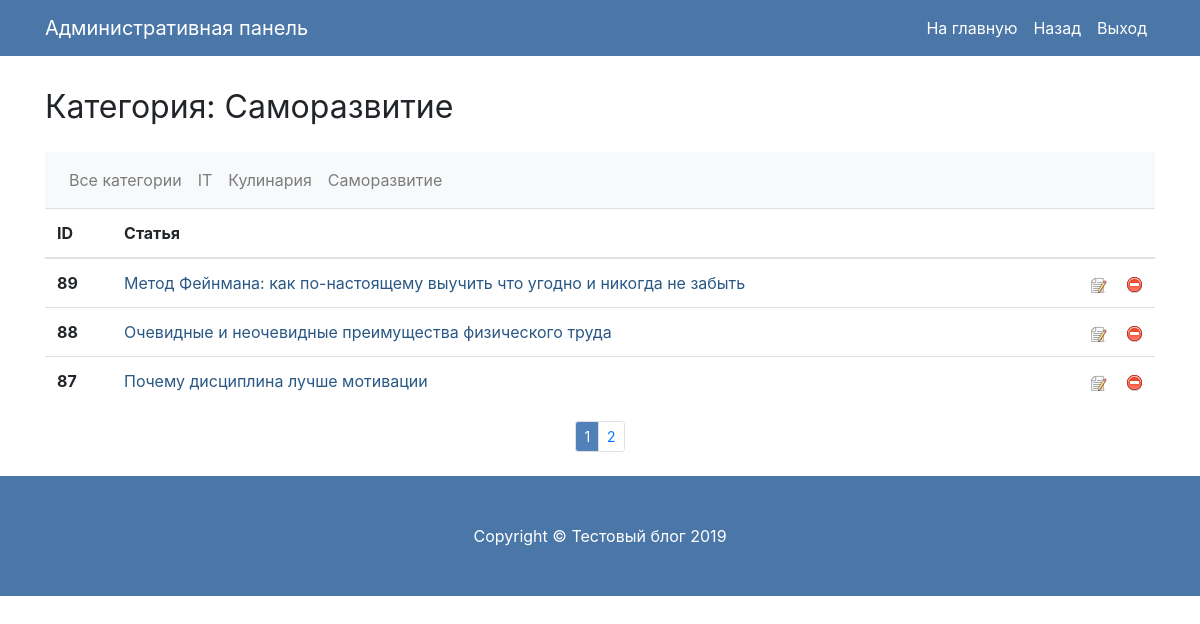
The app's page /app/admin/category.php?id=8 (signed in) with its own data.
### tables this page shows
CREATE TABLE `category` (
  `id` int(11) NOT NULL,
  `title` varchar(100) NOT NULL
);

CREATE TABLE `posts` (
  `id` int(11) NOT NULL,
  `title` varchar(255) NOT NULL,
  `text` text NOT NULL,
  `datetime` datetime NOT NULL DEFAULT current_timestamp(),
  `image` varchar(300) NOT NULL,
  `category_id` int(11) NOT NULL DEFAULT 0
);

### function/function.php (called while the page is built, shortened)
<?php
require_once __DIR__ . '/../database/connect.php';
function get_category($connect){
	$sql = "SELECT * FROM category";
	$result = mysqli_query($connect, $sql);
	$categories = mysqli_fetch_all($result, MYSQLI_ASSOC);
	return $categories;
}
function get_category_title($category_id){
	global $connect;
	$category_id = mysqli_real_escape_string($connect, $category_id);
	$sql = 'SELECT title FROM category WHERE id = "'.$category_id.'"';
	$result = mysqli_query($connect, $sql);
	$category = mysqli_fetch_assoc($result);
	return $category['title'];
}
?>

### ads/admin/ads_category.php (called while the page is built, shortened)
<?php
$categories = get_category($connect);
$category_id = (int)$_GET['id'];
if(isset($_GET['page'])){
	$page = (int)$_GET['page'];
} else {
	$page = 1;
}
	$notesOnPage = 3;
	$from = ($page - 1) * $notesOnPage;
	$category_id = mysqli_real_escape_string($connect, $category_id);
	$sql = "SELECT * FROM posts WHERE category_id = ".$category_id." ORDER BY id DESC LIMIT $from, $notesOnPage";
	$result = mysqli_query($connect, $sql);
	$posts = mysqli_fetch_all($result, MYSQLI_ASSOC);
	$sql = "SELECT COUNT(*) as count FROM posts WHERE category_id = ".$category_id;
	$result = mysqli_query($connect, $sql);
	$count = mysqli_fetch_assoc($result)['count'];
	$pagesCount = ceil($count / $notesOnPage);
	?>

### app/admin/category.php (the view, shortened to what this page needs)
<?php
require_once '../../database/connect.php';
require_once '../../function/function.php';
require_once '../../ads/admin/ads_category.php';
?>
<!DOCTYPE html>
<html lang="en">
<head>
	<link href="../../css/animate.css" rel="stylesheet">
	<link href="../../vendor/bootstrap/css/bootstrap.min.css" rel="stylesheet">
	<link href="../../css/blog-home.css" rel="stylesheet">
</head>
<body>
	<nav class="navbar navbar-expand-lg navbar-dark bg-dark fixed-top">
		<div class="container">
			<a class="navbar-brand" href="#">Административная панель</a>
			<div class="collapse navbar-collapse" id="navbarResponsive">
				<ul class="navbar-nav ml-auto">
					<li class="nav-item">
						<a class="nav-link" href="/">На главную</a>
					</li>
					<li class="nav-item">
						<a class="nav-link" href="admin.php">Назад</a>
					</li>
					<li class="nav-item">
						<a class="nav-link" href="?do=logout">Выход</a>
					</li>
				</ul>
			</div>
		</div>
	</nav>
	<div class="container">
		<div class="row">
			<div class="col-md-12 animated delay-1s fadeIn">
				<h1 class="my-4">
					<small>Категория: <?=get_category_title($_GET['id'])?></small>
				</h1>
				<nav class="navbar navbar-expand-lg navbar-light bg-light">
					<div class="collapse navbar-collapse" id="navbarNavAltMarkup">
						<div class="navbar-nav">
							<a class="nav-item nav-link" href="admin.php">Все категории</a>
							<?php foreach($categories as $category){ ?>
								<a class="nav-item nav-link" href="category.php?id=<?=$category["id"]?>"><?=$category["title"]?></a>
							<?php } ?>
						</div>
					</div>
				</nav>
				<table class="table">
					<thead>
						<tr>
							<th scope="col">ID</th>
							<th scope="col">Статья</th>
						</tr>
					</thead>
					<tbody>
						<?php foreach($posts as $post) { ?>
							<tr>
								<th scope="row"><?php echo $post['id']; ?></th>
								<td>
									<a href="../../post.php?post_id=<?=$post['id']?>">
										<?php echo $post['title']; ?>
									</a>
									<a href="?delete=<?=$post['id']?>" style="float: right;margin-left: 20px;"><img src="../../images/delete.png" title="Удалить запись"></a>
									<a href="edit.php?post_id=<?=$post['id']?>" style="float: right;" target="_blank"><img src="../../images/edit.png" title="Редактировать запись"></a>
								</td>
							</tr>
						<?php } ?>
					</tbody>
				</table>
				<nav aria-label="Page navigation example">
					<ul class="pagination pagination-sm justify-content-center mb-4">
						<?php for ($i = 1;$i <= $pagesCount; $i++){ ?>
							<?php if($page == $i) { ?>
								<li class="page-item active"><a class="page-link" href="category.php?id=<?=$category_id?>&page=<?php echo $i ?>"><?php echo $i ?></a></li>
							<?php } else { ?>
								<li class="page-item"><a class="page-link" href="category.php?id=<?=$category_id?>&page=<?php echo $i ?>"><?php echo $i ?></a></li>
							<?php } ?>
						<?php } ?>
					</ul>
				</nav>
			</div>
		</div>
	</div>
	<footer class="py-5 bg-dark">
		<div class="container">
			<p class="m-0 text-center text-white">Copyright &copy; Тестовый блог 2019</p>
		</div>
	</footer>
</body>
</html>

### css/blog-home.css (style rules this page uses)
body { padding-top: 56px; }

### records on screen
category: title "Саморазвитие"
category: title "IT"
category: title "Кулинария"
posts: id "89", title "Метод Фейнмана: как по-настоящему выучить что угодно и никогда не забыть"
posts: id "88", title "Очевидные и неочевидные преимущества физического труда"
posts: id "87", title "Почему дисциплина лучше мотивации"
